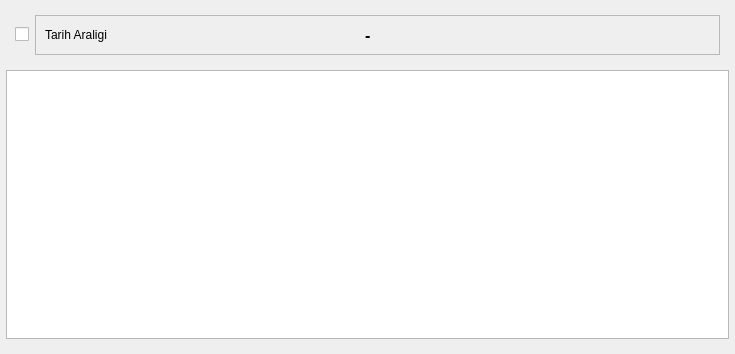
<?xml version="1.0" encoding="UTF-8"?>
<ui version="4.0">
 <class>FAT_IRSALIYE_ARAMA</class>
 <widget class="QDialog" name="FAT_IRSALIYE_ARAMA">
  <property name="geometry">
   <rect>
    <x>0</x>
    <y>0</y>
    <width>735</width>
    <height>354</height>
   </rect>
  </property>
  <property name="sizePolicy">
   <sizepolicy hsizetype="Expanding" vsizetype="Expanding">
    <horstretch>0</horstretch>
    <verstretch>0</verstretch>
   </sizepolicy>
  </property>
  <property name="windowTitle">
   <string>Dialog</string>
  </property>
  <layout class="QGridLayout" name="gridLayout" rowstretch="1,80,1">
   <property name="sizeConstraint">
    <enum>QLayout::SetNoConstraint</enum>
   </property>
   <property name="margin">
    <number>6</number>
   </property>
   <item row="0" column="0" colspan="2">
    <widget class="QFrame" name="main_frame">
     <property name="sizePolicy">
      <sizepolicy hsizetype="Expanding" vsizetype="Fixed">
       <horstretch>0</horstretch>
       <verstretch>0</verstretch>
      </sizepolicy>
     </property>
     <property name="font">
      <font>
       <kerning>true</kerning>
      </font>
     </property>
     <property name="frameShape">
      <enum>QFrame::NoFrame</enum>
     </property>
     <property name="frameShadow">
      <enum>QFrame::Raised</enum>
     </property>
     <property name="lineWidth">
      <number>0</number>
     </property>
     <layout class="QGridLayout" name="gridLayout_5">
      <item row="0" column="0">
       <widget class="QCheckBox" name="date_check_box">
        <property name="text">
         <string/>
        </property>
       </widget>
      </item>
      <item row="0" column="1">
       <widget class="QFrame" name="date_frame">
        <property name="sizePolicy">
         <sizepolicy hsizetype="Expanding" vsizetype="Fixed">
          <horstretch>0</horstretch>
          <verstretch>0</verstretch>
         </sizepolicy>
        </property>
        <property name="frameShape">
         <enum>QFrame::StyledPanel</enum>
        </property>
        <property name="frameShadow">
         <enum>QFrame::Raised</enum>
        </property>
        <layout class="QGridLayout" name="gridLayout_2" columnstretch="1,10,1,10,20">
         <item row="0" column="0">
          <widget class="QLabel" name="label_baslangic_trh">
           <property name="sizePolicy">
            <sizepolicy hsizetype="Fixed" vsizetype="Fixed">
             <horstretch>0</horstretch>
             <verstretch>0</verstretch>
            </sizepolicy>
           </property>
           <property name="text">
            <string>Tarih Araligi </string>
           </property>
          </widget>
         </item>
         <item row="0" column="2">
          <widget class="QLabel" name="label">
           <property name="font">
            <font>
             <pointsize>12</pointsize>
             <weight>75</weight>
             <bold>true</bold>
            </font>
           </property>
           <property name="text">
            <string>-</string>
           </property>
          </widget>
         </item>
         <item row="0" column="4">
          <spacer name="horizontalSpacer_4">
           <property name="orientation">
            <enum>Qt::Horizontal</enum>
           </property>
           <property name="sizeHint" stdset="0">
            <size>
             <width>40</width>
             <height>20</height>
            </size>
           </property>
          </spacer>
         </item>
         <item row="0" column="1">
          <widget class="QAdakDate" name="adakDate_bas_tarihi">
           <property name="minimumSize">
            <size>
             <width>242</width>
             <height>0</height>
            </size>
           </property>
           <property name="maximumSize">
            <size>
             <width>242</width>
             <height>30</height>
            </size>
           </property>
           <property name="whatsThis">
            <string>Tarih WidgetÄ± </string>
           </property>
           <property name="QAdakDate" stdset="0">
            <rect>
             <x>0</x>
             <y>0</y>
             <width>100</width>
             <height>100</height>
            </rect>
           </property>
          </widget>
         </item>
         <item row="0" column="3">
          <widget class="QAdakDate" name="adakDate_bts_tarihi">
           <property name="minimumSize">
            <size>
             <width>242</width>
             <height>0</height>
            </size>
           </property>
           <property name="maximumSize">
            <size>
             <width>242</width>
             <height>30</height>
            </size>
           </property>
           <property name="whatsThis">
            <string>Tarih WidgetÄ± </string>
           </property>
           <property name="QAdakDate" stdset="0">
            <rect>
             <x>0</x>
             <y>0</y>
             <width>100</width>
             <height>100</height>
            </rect>
           </property>
          </widget>
         </item>
        </layout>
       </widget>
      </item>
     </layout>
    </widget>
   </item>
   <item row="1" column="0" colspan="2">
    <widget class="QTableWidget" name="tableWidget"/>
   </item>
   <item row="2" column="0" colspan="2">
    <widget class="QWidget" name="widget_batch_buttons" native="true">
     <property name="sizePolicy">
      <sizepolicy hsizetype="Expanding" vsizetype="Expanding">
       <horstretch>0</horstretch>
       <verstretch>0</verstretch>
      </sizepolicy>
     </property>
    </widget>
   </item>
  </layout>
 </widget>
 <customwidgets>
  <customwidget>
   <class>QAdakDate</class>
   <extends>QWidget</extends>
   <header>QAdakDate.h</header>
  </customwidget>
 </customwidgets>
 <tabstops>
  <tabstop>date_check_box</tabstop>
  <tabstop>tableWidget</tabstop>
 </tabstops>
 <resources/>
 <connections/>
</ui>
